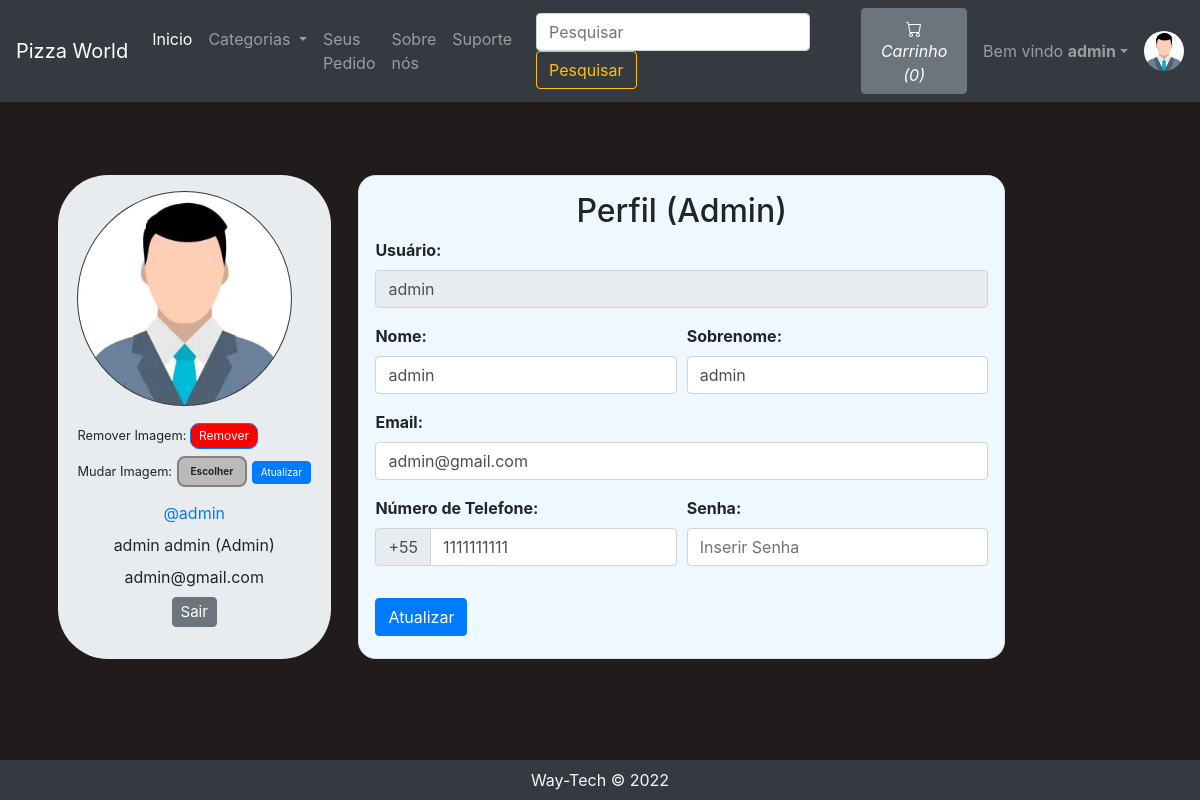
The app's page /viewProfile.php (signed in), older data.
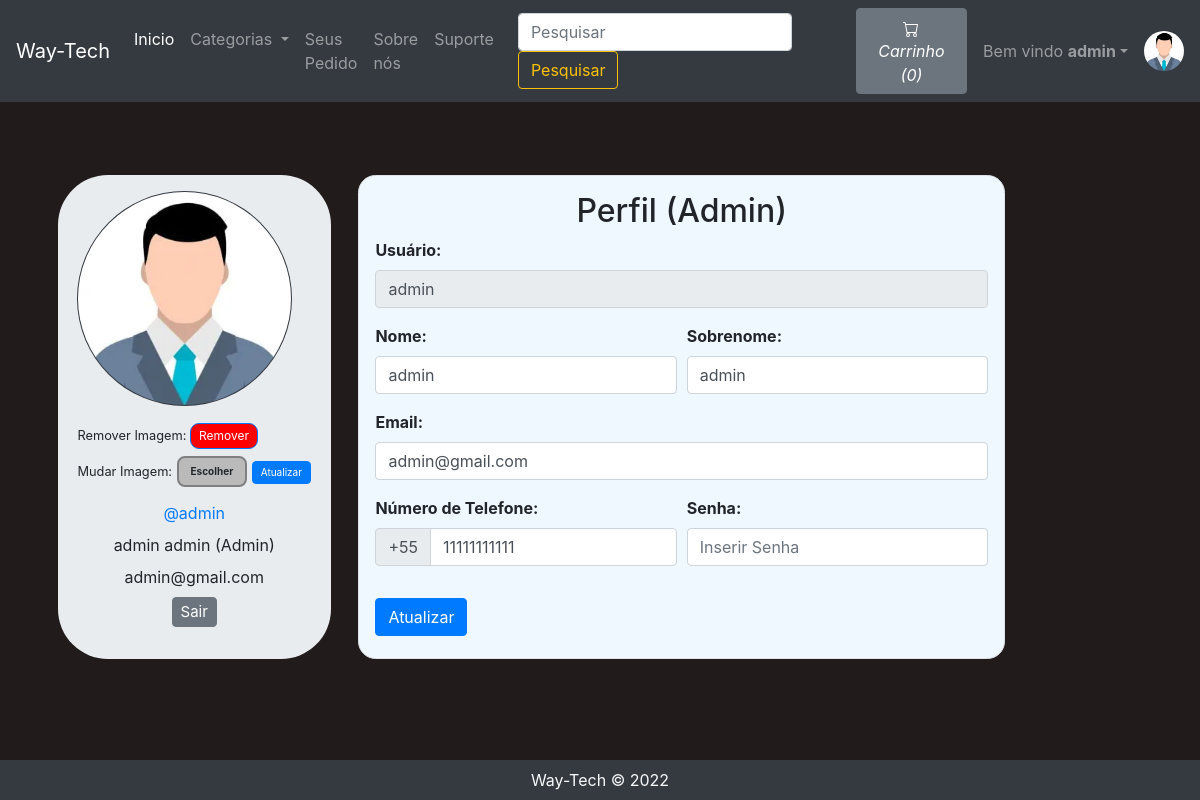
The same page, newer data.
### tables this page shows
CREATE TABLE `sitedetail` (
  `tempId` int(11) NOT NULL,
  `systemName` varchar(21) NOT NULL,
  `email` varchar(35) NOT NULL,
  `contact1` bigint(21) NOT NULL,
  `contact2` bigint(21) DEFAULT NULL COMMENT 'Optional',
  `address` text NOT NULL,
  `dateTime` datetime NOT NULL DEFAULT current_timestamp()
);

CREATE TABLE `users` (
  `id` int(21) NOT NULL,
  `username` varchar(21) NOT NULL,
  `firstName` varchar(21) NOT NULL,
  `lastName` varchar(21) NOT NULL,
  `email` varchar(35) NOT NULL,
  `phone` bigint(20) NOT NULL,
  `userType` enum('0','1') NOT NULL DEFAULT '0' COMMENT '0=user\r\n1=admin',
  `password` varchar(255) NOT NULL,
  `joinDate` datetime NOT NULL DEFAULT current_timestamp()
);

### viewProfile.php (the view, shortened to what the changed rows need)
<!DOCTYPE HTML>
<html lang="en">
<head>
    <link rel="stylesheet" href="https://stackpath.bootstrapcdn.com/bootstrap/4.2.1/css/bootstrap.min.css">
    <link rel="stylesheet" href="https://stackpath.bootstrapcdn.com/bootstrap/4.3.1/css/bootstrap.min.css">
    <link rel="stylesheet" href="https://use.fontawesome.com/releases/v5.7.2/css/all.css">
</head>
<body>
    <?php include 'partials/_dbconnect.php';?>
    <?php require 'partials/_nav.php' ?>
    <?php
        if($loggedin) {
    ?>
    <div class="container">
        <?php
            $sql = "SELECT * FROM users WHERE id='$userId'";
            $result = mysqli_query($conn, $sql);
            $row=mysqli_fetch_assoc($result);
            $username = $row['username'];
            $firstName = $row['firstName'];
            $lastName = $row['lastName'];
            $email = $row['email'];
            $phone = $row['phone'];
            $userType = $row['userType'];
            if($userType == 0) {
                $userType = "User";
            }
            else {
                $userType = "Admin";
            }
        ?>
        <div class="row">
            <div class="jumbotron p-3 mb-3" style="display: flex;justify-content: center;width: 28%;border-radius: 50px;margin: 0 auto;">
                <div class="user-info">
                    <img class="rounded-circle mb-3 bg-dark" src="img/person-<?php echo $userId; ?>.jpg" onError="this.src = 'img/profilePic.jpg'" style="width:215px;height:215px;padding:1px;">
                    <form action="partials/_manageProfile.php" method="POST">
                        <small>Remover Imagem: </small><button type="submit" class="btn btn-primary" name="removeProfilePic" style="font-size: 12px;padding: 3px 8px;border-radius: 9px; background-color:red;">Remover</button>
                    </form>
                    <form action="partials/_manageProfile.php" method="POST" enctype="multipart/form-data" style="margin-top: 7px;">
                        <div class="upload-btn-wrapper">
                            <small>Mudar Imagem:</small>
                            <button class="btn upload">Escolher</button>
                        </div>
                        <button type="submit" name="updateProfilePic" class="btn btn-primary" style="margin-top: -20px;font-size: 10px;padding: 3px 8px;">Atualizar</button>
                    </form>
                    <ul class="meta list list-unstyled" style="text-align:center;">
                        <li class="username my-2"><a href="viewProfile.php">@<?php echo $username ?></a></li>
                        <li class="name"><?php echo $firstName." ".$lastName; ?>
                            <label class="label label-info">(<?php echo $userType ?>)</label>
                        </li>
                        <li class="email"><?php echo $email ?></li>
                        <li class="my-2"><a href="partials/_logout.php"><button class="btn btn-secondary" style="font-size: 15px;padding: 3px 8px;">Sair</button></a></li>
                    </ul>
                </div>
            </div>
            <div class="content-panel mb-3" style="display: flex;justify-content: center;">
                <div class="border p-3" style="border: 2px solid rgba(0, 0, 0, 0.1);border-radius: 1.1rem;background-color: aliceblue;">
                    <h2 class="title text-center">Perfil<span class="pro-label label label-warning"> (<?php echo $userType ?>)</span></h2>
                    <form action="partials/_manageProfile.php" method="post">
                        <div class="form-group">
                            <b><label for="username">Usuário:</label></b>
                            <input class="form-control" id="username" name="username" type="text" disabled value="<?php echo $username ?>">
                        </div>
                        <div class="form-row">
                        <div class="form-group col-md-6">
                            <b><label for="firstName">Nome:</label></b>
                            <input type="text" class="form-control" id="firstName" name="firstName" placeholder="Nome" required value="<?php echo $firstName ?>">
                        </div>
                        <div class="form-group col-md-6">
                            <b><label for="lastName">Sobrenome:</label></b>
                            <input type="text" class="form-control" id="lastName" name="lastName" placeholder="Sobrenome" required value="<?php echo $lastName ?>">
                        </div>
                        </div>
                        <div class="form-group">
                            <b><label for="email">Email:</label></b>
                            <input type="email" class="form-control" id="email" name="email" placeholder="Digite seu Email" required value="<?php echo $email ?>">
                        </div>
                        <div class="form-row">
                            <div class="form-group  col-md-6">
                                <b><label for="phone">Número de Telefone:</label></b>
                                <div class="input-group mb-3">
                                    <div class="input-group-prepend">
                                        <span class="input-group-text" id="basic-addon">+55</span>
                                    </div>
                                    <input type="tel" class="form-control" id="phone" name="phone" placeholder="Digite seu Número de Telefone" required pattern="[0-9]{11}" maxlength="11" value="<?php echo $phone ?>">
                                </div>
                            </div>
                            <div class="form-group  col-md-6">
                                <b><label for="password">Senha:</label></b>
                                <input class="form-control" id="password" name="password" placeholder="Inserir Senha" type="password" required minlength="4" maxlength="21" data-toggle="password">
                            </div>
                        </div>
                        <button type="submit" name="updateProfileDetail" class="btn btn-primary">Atualizar</button>
                    </form>
                </div>
            </div>
        </div>
    </div>
    <?php
        }
    ?>
</body>
</html>

### partials/_nav.php (shortened to what the changed rows need)
<?php
if(isset($_SESSION['loggedin']) && $_SESSION['loggedin']==true){
  $loggedin= true;
  $userId = $_SESSION['userId'];
  $username = $_SESSION['username'];
}
else{
  $loggedin = false;
  $userId = 0;
}
$sql = "SELECT * FROM `sitedetail`";
$result = mysqli_query($conn, $sql);
$row = mysqli_fetch_assoc($result);
$systemName = $row['systemName'];
echo '<nav class="navbar navbar-expand-lg navbar-dark bg-dark">
      <a class="navbar-brand" href="index.php">'.$systemName.'</a>
      <button class="navbar-toggler" type="button" data-toggle="collapse" data-target="#navbarSupportedContent" aria-controls="navbarSupportedContent" aria-expanded="false" aria-label="Toggle navigation">
        <span class="navbar-toggler-icon"></span>
      </button>
      <div class="collapse navbar-collapse" id="navbarSupportedContent">
        <ul class="navbar-nav mr-auto">
          <li class="nav-item active">
            <a class="nav-link" href="index.php">Inicio <span class="sr-only">(current)</span></a>
          </li>
          <li class="nav-item dropdown">
            <a class="nav-link dropdown-toggle" href="#" id="navbarDropdown" role="button" data-toggle="dropdown" aria-haspopup="true" aria-expanded="false">
              Categorias
            </a>
            <div class="dropdown-menu" aria-labelledby="navbarDropdown">';
            echo '</div>
          </li>
          <li class="nav-item">
            <a class="nav-link" href="viewOrder.php">Seus Pedido</a>
          </li>
          <li class="nav-item">
            <a class="nav-link" href="about.php">Sobre nós</a>
          </li>
          <li class="nav-item">
            <a class="nav-link" href="contact.php">Suporte</a>
          </li>
        </ul>
        <form method="get" action="/tcc/search.php" class="form-inline my-2 my-lg-0 mx-3">
          <input class="form-control mr-sm-2" type="search" name="search" id="search" placeholder="Pesquisar" aria-label="Search" required>
          <button class="btn btn-outline-warning my-2 my-sm-0" type="submit">Pesquisar</button>
        </form>';
        $countsql = "SELECT SUM(`itemQuantity`) FROM `viewcart` WHERE `userId`=$userId";
        $countresult = mysqli_query($conn, $countsql);
        $countrow = mysqli_fetch_assoc($countresult);
        $count = $countrow['SUM(`itemQuantity`)'];
        if(!$count) {
          $count = 0;
        }
        echo '<a href="viewCart.php"><button type="button" class="btn btn-secondary mx-2" title="MyCart">
          <svg xmlns="img/cart.svg" width="16" height="16" fill="currentColor" class="bi bi-cart" viewBox="0 0 16 16">
            <path d="M0 1.5A.5.5 0 0 1 .5 1H2a.5.5 0 0 1 .485.379L2.89 3H14.5a.5.5 0 0 1 .491.592l-1.5 8A.5.5 0 0 1 13 12H4a.5.5 0 0 1-.491-.408L2.01 3.607 1.61 2H.5a.5.5 0 0 1-.5-.5zM3.102 4l1.313 7h8.17l1.313-7H3.102zM5 12a2 2 0 1 0 0 4 2 2 0 0 0 0-4zm7 0a2 2 0 1 0 0 4 2 2 0 0 0 0-4zm-7 1a1 1 0 1 1 0 2 1 1 0 0 1 0-2zm7 0a1 1 0 1 1 0 2 1 1 0 0 1 0-2z"/>
          </svg>
          <i class="bi bi-cart">Carrinho (' .$count. ')</i>
        </button></a>';
        if($loggedin){
          echo '<ul class="navbar-nav mr-2">
            <li class="nav-item dropdown">
              <a class="nav-link dropdown-toggle" href="#" id="navbarDropdown" role="button" data-toggle="dropdown" > Bem vindo <b>' .$username. '</b></a>
              <div class="dropdown-menu" aria-labelledby="navbarDropdown">
                <a class="dropdown-item" href="partials/_logout.php">Sair</a>
              </div>
            </li>
          </ul>
          <div class="text-center image-size-small position-relative">
            <a href="viewProfile.php"><img src="img/person-' .$userId. '.jpg" class="rounded-circle" onError="this.src = \'img/profilePic.jpg\'" style="width:40px; height:40px"></a>
          </div>';
        }
        else {
          echo '
          <button type="button" class="btn btn-success mx-2"  data-toggle="modal" data-target="#loginModal">Entrar</button>
          <button type="button" class="btn btn-success mx-2"  data-toggle="modal" data-target="#signupModal">Criar Conta</button>';
        }
  echo '</div>
    </nav>';
?>

Row changes from the older to the newer data that the page shows:
changed sitedetail: systemName "Pizza World" → "Way-Tech"
changed users "Admin": phone "1111111111" → "11111111111"
